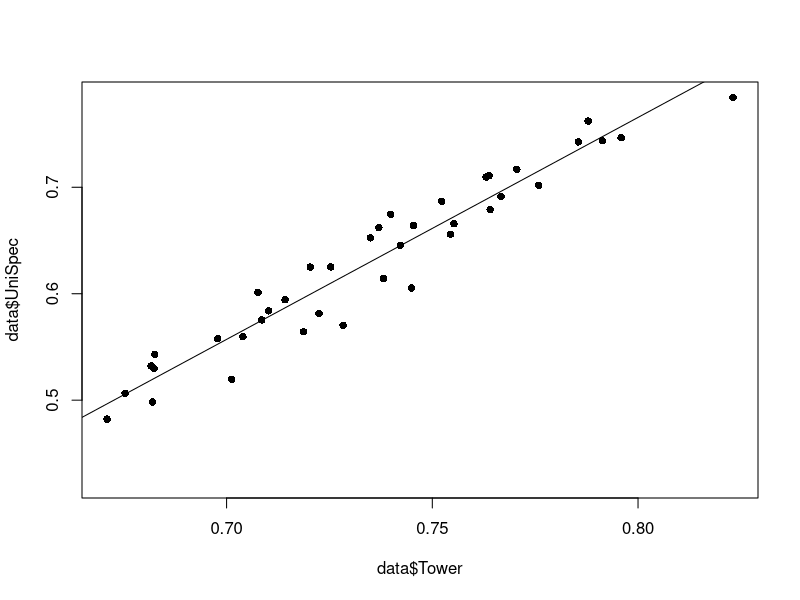
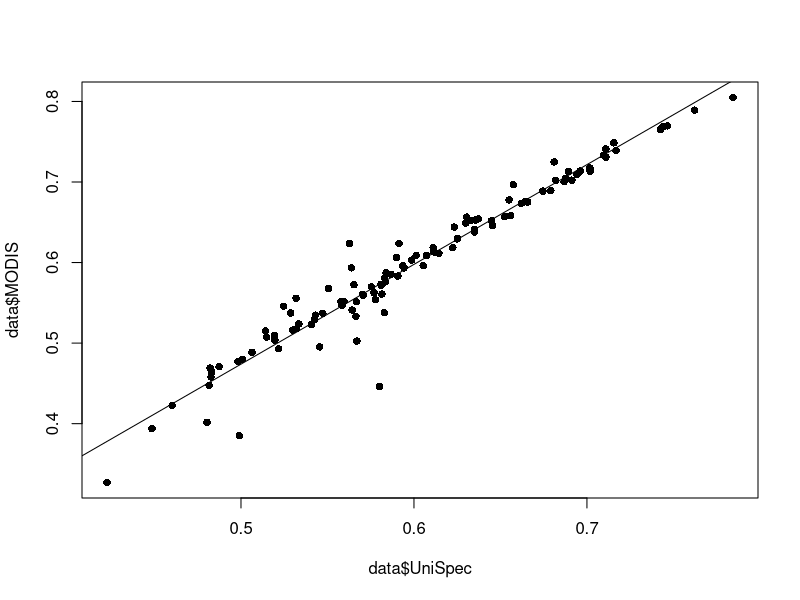

Recreate these plots in R, in order.
#This is to determine relationships that will allow us to convert tower NDVI to unispec NDVI to MODIS NDVI


#first load data
data = data.frame(read.csv("NDVI_Compare.csv"))
head(data)


#look at relationships with NDVI NOT AVERAGED and MODIS INTERPOLATED
Tower_Unispec = lm(data$UniSpec~data$Tower)
summary(Tower_Unispec)
plot(data$Tower,data$UniSpec, pch=16)
abline(Tower_Unispec)

Unispec_MODIS = lm(data$MODIS~data$UniSpec)
summary(Unispec_MODIS)
plot(data$UniSpec,data$MODIS, pch=16)
abline(Unispec_MODIS)

